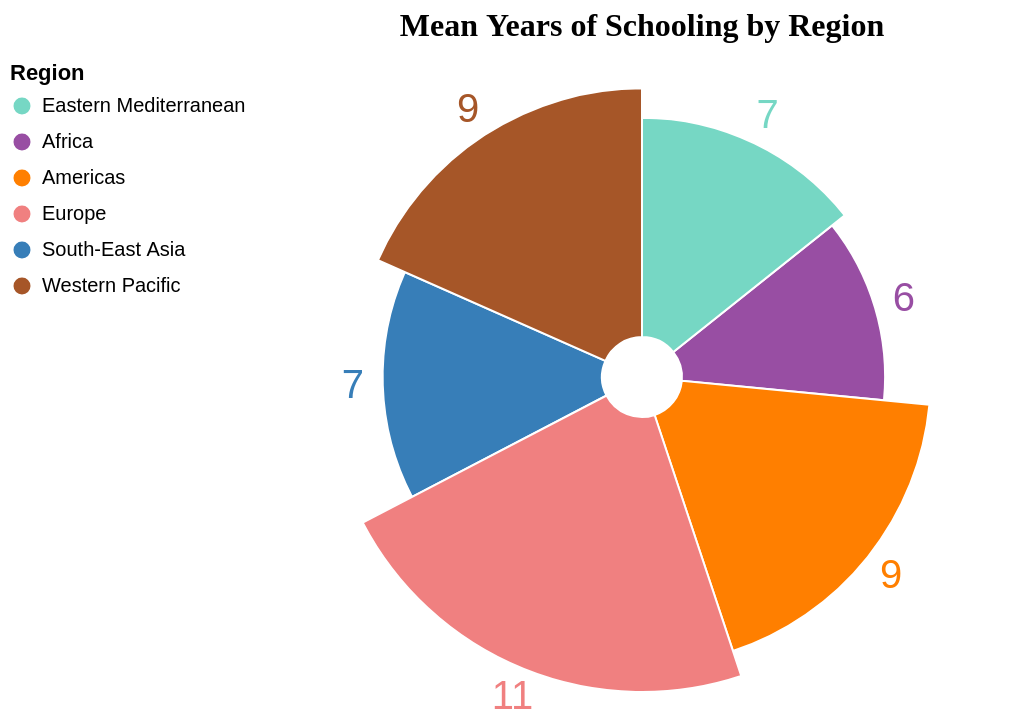

Here is the Vega-Lite specification saved for this chart:
### Vega-Lite specification from a JSON file in a GitHub repository (floating-point values rounded to 4 significant figures)
{"$schema": "https://vega.github.io/schema/vega-lite/v5.json", "data": {"values": [{"Region": "Africa", "Mean Years of Schooling": 6, "GDP": 35734, "Population": 15425333, "GDP_Per_Capita": 4824, "Life_Expectancy": 64}, {"Region": "South-East Asia", "Mean Years of Schooling": 7, "GDP": 519175, "Population": 159646923, "GDP_Per_Capita": 10386, "Life_Expectancy": 72}, {"Region": "Eastern Mediterranean", "Mean Years of Schooling": 7, "GDP": 270848, "Population": 41850000, "GDP_Per_Capita": 16282, "Life_Expectancy": 74}, {"Region": "Western Pacific", "Mean Years of Schooling": 9, "GDP": 890636, "Population": 82578348, "GDP_Per_Capita": 12509, "Life_Expectancy": 74}, {"Region": "Americas", "Mean Years of Schooling": 9, "GDP": 767548, "Population": 25237220, "GDP_Per_Capita": 19695, "Life_Expectancy": 76}, {"Region": "Europe", "Mean Years of Schooling": 11, "GDP": 426759, "Population": 16649548, "GDP_Per_Capita": 34355, "Life_Expectancy": 78}], "name": "table"}, "width": 360, "height": 315, "layer": [{"mark": {"type": "arc", "innerRadius": 20, "stroke": "#fff"}, "encoding": {"tooltip": [{"field": "Region", "type": "nominal"}, {"field": "GDP", "type": "quantitative"}, {"field": "Population", "type": "quantitative"}, {"field": "GDP_Per_Capita", "type": "quantitative", "title": "GDP Per Capita"}, {"field": "Life_Expectancy", "type": "quantitative", "title": "Life Expectancy"}, {"field": "Mean Years of Schooling", "type": "quantitative"}], "radius": {"field": "Mean Years of Schooling", "scale": {"type": "sqrt", "zero": true, "rangeMin": 20}}}}, {"mark": {"type": "text", "radiusOffset": 15, "size": 20, "color": "black", "angle": 0}, "encoding": {"text": {"field": "Mean Years of Schooling", "type": "quantitative"}, "theta": {"field": "Mean Years of Schooling", "type": "quantitative"}, "radius": {"field": "Mean Years of Schooling", "type": "quantitative"}}}], "encoding": {"theta": {"field": "Mean Years of Schooling", "type": "quantitative", "stack": true, "sort": "descending"}, "color": {"field": "Region", "type": "nominal", "scale": {"domain": ["Eastern Mediterranean", "Africa", "Americas", "Europe", "South-East Asia", "Western Pacific"], "range": ["#76D7C4", "#984ea3", "#ff7f00", "#F08080", "#377eb8", "#a65628"]}, "legend": {"orient": "left"}}}, "title": {"text": "Mean Years of Schooling by Region", "font": "Futura", "fontSize": 16, "fontWeight": "bold", "anchor": "middle", "offset": 10}}
